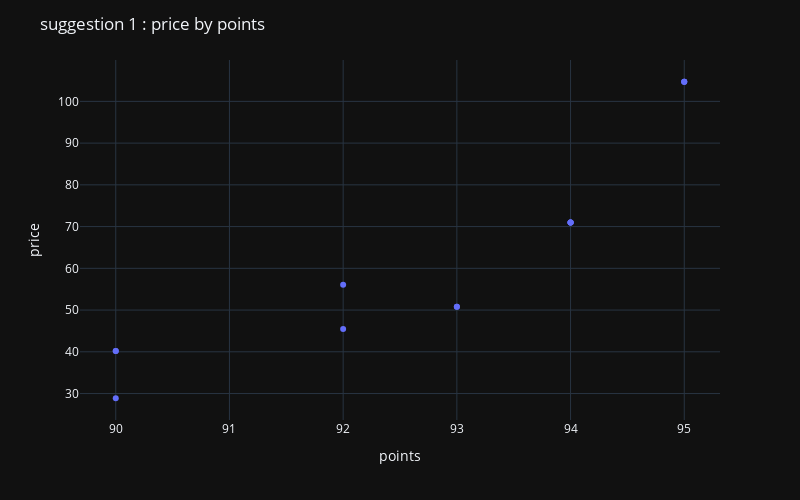

Notebook code for this chart:
### Code cell
fig_suggestion1 = px.scatter(data_frame=suggestion1,x='points',y='price')

fig_suggestion1.update_layout(template='plotly_dark', title='suggestion 1 : price by points' ,height = 500,width=800)
fig_suggestion1.show()

### Figure 1 — Plotly figure (JSON) as saved in the notebook; plotly's stock layout.template omitted (floating-point values rounded to 4 significant figures)
{"data": [{"hovertemplate": "points=%{x}<br>price=%{y}<extra></extra>", "legendgroup": "", "marker": {"color": "#636efa", "symbol": "circle"}, "mode": "markers", "name": "", "orientation": "v", "showlegend": false, "type": "scatter", "x": [94, 94, 90, 90, 94, 90, 93, 95, 95, 94, 93, 92, 95, 92], "xaxis": "x", "y": [70.97, 70.97, 40.19, 28.87, 70.97, 40.19, 50.79, 104.7, 104.7, 70.97, 50.79, 56.04, 104.7, 45.46], "yaxis": "y"}], "layout": {"height": 500, "legend": {"tracegroupgap": 0}, "margin": {"t": 60}, "title": {"text": "suggestion 1 : price by points"}, "width": 800, "xaxis": {"anchor": "y", "domain": [0, 1], "title": {"text": "points"}}, "yaxis": {"anchor": "x", "domain": [0, 1], "title": {"text": "price"}}}}
